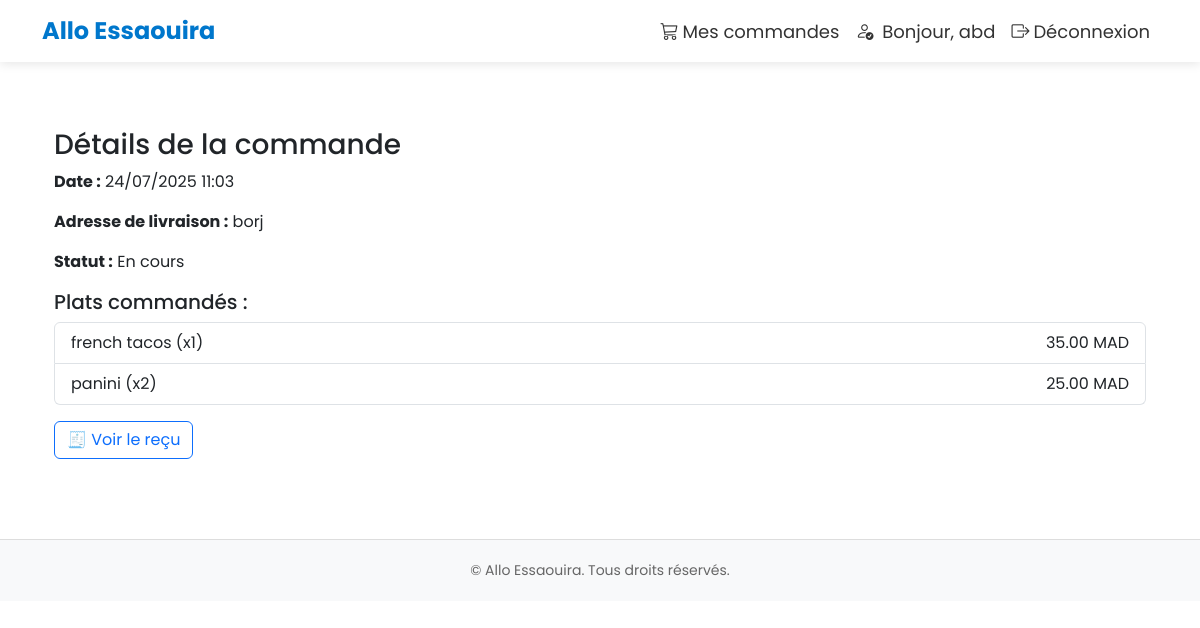
The app's page /orders/commande/11/ (signed in) with its own data.
### orders/models.py (models this page shows, shortened)
class Commande(models.Model):
    STATUT_CHOICES = [
        ('en_attente', 'En attente'),
        ('en_cours', 'En cours de livraison'),
        ('livree', 'Livrée'),
    ]
    client = models.ForeignKey(SignUpClient, on_delete=models.CASCADE, null=True, blank=True)
    adresse_livraison = models.CharField(max_length=255, blank=True, null=True)
    date_commande = models.DateTimeField(auto_now_add=True)
    statut = models.CharField(max_length=50, choices=STATUT_CHOICES, default="en_attente")

class CommandeItem(models.Model):
    commande = models.ForeignKey(Commande, on_delete=models.CASCADE, related_name='items')
    plat = models.ForeignKey(Plat, on_delete=models.CASCADE)
    quantite = models.PositiveIntegerField(default=1)

### restaurants/models.py (models this page shows, shortened)
class Plat(models.Model):
    nom = models.CharField(max_length=100, null=True, blank=True)
    description = models.TextField(null=True, blank=True)
    prix = models.DecimalField(max_digits=8, decimal_places=2, null=True, blank=True)
    photo = models.ImageField(upload_to='plats_photos/', null=True, blank=True)
    restaurant = models.ForeignKey(Restaurant, on_delete=models.CASCADE, related_name='plats')

### orders/views.py (the view)
# urls.py: path('commande/<int:id>/', views.commande_detail, name='commande_detail'),
@login_required
def commande_detail(request, id):
    commande = get_object_or_404(Commande, id=id)
    try:
        client = SignUpClient.objects.get(user=request.user)
    except SignUpClient.DoesNotExist:
        return redirect('LoginClient')
    if commande.client != client:
        return redirect('mes_commandes')
    return render(request, 'commande_detail.html', {'commande': commande})

### orders/templates/commande_detail.html (shortened to what this page needs)
{% extends 'base.html' %}
{% block content %}
<div class="container mt-5">
  <h3>Détails de la commande</h3>
  <p><strong>Date :</strong> {{ commande.date_commande|date:"d/m/Y H:i" }}</p>
  <p><strong>Adresse de livraison :</strong> {{ commande.adresse_livraison }}</p>
  <p><strong>Statut :</strong> {{ commande.statut }}</p>
  <h5>Plats commandés :</h5>
  {% if commande.items.all %}
    <ul class="list-group">
      {% for item in commande.items.all %}
        <li class="list-group-item d-flex justify-content-between align-items-center">
          {{ item.plat.nom }} (x{{ item.quantite }})
          <span>{{ item.plat.prix|floatformat:2 }} MAD</span>
        </li>
      {% endfor %}
    </ul>
    <a href="{% url 'commande_recu' commande.id %}" class="btn btn-outline-primary mt-3">
      🧾 Voir le reçu
    </a>
  {% else %}
    <p>Aucun plat dans cette commande.</p>
  {% endif %}
</div>
{% endblock %}

### templates/base.html (shortened to what this page needs)
<!DOCTYPE html>
<html lang="fr">
<head>
  <link href="https://cdn.jsdelivr.net/npm/bootstrap@5.3.3/dist/css/bootstrap.min.css" rel="stylesheet">
  <link href="https://cdn.jsdelivr.net/npm/bootstrap-icons@1.10.5/font/bootstrap-icons.css" rel="stylesheet">
</head>
<body>
<nav class="navbar navbar-expand-lg fixed-top">
  <div class="container">
    <a class="navbar-brand" href="/">Allo Essaouira</a>
    <div class="collapse navbar-collapse" id="navbarNav">
      <ul class="navbar-nav ms-auto">
        {% if request.session.client_id or request.session.restaurant_id or request.session.livreur_id %}
          {% if request.session.client_id %}
          <li class="nav-item">
            <a class="nav-link" href="{% url 'mes_commandes' %}">
        <i class="bi bi-cart3 me-1"></i>Mes commandes
            </a>
            </li>
          {% endif %}
          <li class="nav-item">
            <span class="nav-link text-success">
              <i class="bi bi-person-check me-1"></i>
              Bonjour,
              {% if request.session.client_name %}
                {{ request.session.client_name }}
              {% elif request.session.restaurant_name %}
                {{ request.session.restaurant_name }}
              {% elif request.session.livreur_name %}
                {{ request.session.livreur_name }}
              {% else %}
                utilisateur
              {% endif %}
            </span>
          </li>
          <li class="nav-item">
            <a class="nav-link text-danger" href="{% url 'logout' %}">
              <i class="bi bi-box-arrow-right me-1"></i>Déconnexion
            </a>
          </li>
        {% else %}
          <li class="nav-item">
            <a class="nav-link text-primary" href="{% url 'connexion' %}">
              <i class="bi bi-box-arrow-in-right me-1"></i>Connexion
            </a>
          </li>
        {% endif %}
      </ul>
    </div>
  </div>
</nav>
<div class="container mt-4">
  {% block content %}
  {% endblock %}
</div>
<footer>
  <div class="container">
    &copy; Allo Essaouira. Tous droits réservés.
  </div>
</footer>
</body>
</html>

### templates/base.html (style rules this page uses)
body { font-family: 'Poppins', sans-serif; padding-top: 80px; }
.navbar { background-color: #ffffff; box-shadow: 0 2px 10px rgba(0,0,0,0.1); }
.navbar-brand { color: #0077cc; font-weight: bold; font-size: 24px; }
.nav-link { font-size: 18px; color: #333 !important; }
footer { margin-top: 80px; padding: 20px 0; background-color: #f8f9fa; text-align: center; font-size: 14px; color: #666; border-top: 1px solid #ddd; }

### records on screen
Commande: date_commande "24/07/2025 11:03", adresse_livraison "borj", statut "En cours"
CommandeItem: plat.nom "french tacos", quantite "1", plat.prix "35.00"
CommandeItem: plat.nom "panini", quantite "2", plat.prix "25.00"

### other values on screen
{{ request.session.client_name }} "abd"
